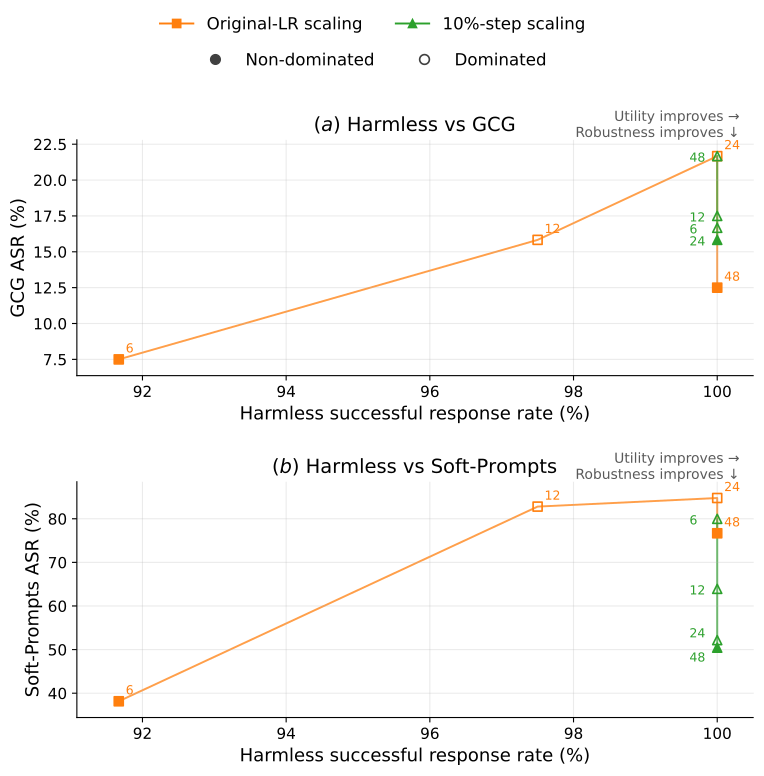

Recreate this plot in Python.
import matplotlib.pyplot as plt

from pathlib import Path
from matplotlib.backends.backend_pdf import PdfPages
from matplotlib.lines import Line2D

from lat_data import (
    COLORS,
    MARKERS,
    SERIES_LABELS,
    models,
    style_axis,
)


# ============================================================
# Typography
# ============================================================

plt.rcParams.update({
    "font.size": 13,          # default text
    "axes.titlesize": 14,     # panel titles
    "axes.labelsize": 13,     # x/y labels
    "xtick.labelsize": 11,    # x tick labels
    "ytick.labelsize": 11,    # y tick labels
    "legend.fontsize": 12,    # legend
})


# ============================================================
# Annotation offsets
#
# Used only to prevent overlapping epsilon labels.
# Values are offsets in display points: (dx, dy).
# Key: (utility_metric, robustness_metric, series, eps)
# ============================================================

ANNOTATION_OFFSETS = {
    # Harmless: the whole "10pct" sweep sits at 100%, so label
    # it on the left to keep it clear of the "base" labels.
    **{
        ("Harmless", robustness, "10pct", eps): (-20, -4)
        for robustness in ("GCG", "Soft-Prompts")
        for eps in (6.0, 12.0, 24.0, 48.0)
    },
    ("Harmless", "Soft-Prompts", "10pct", 24.0): (-20, 2),
    ("Harmless", "Soft-Prompts", "10pct", 48.0): (-20, -10),

    ("MMLU", "GCG", "10pct", 24.0): (-8, -16),
    ("MMLU", "Soft-Prompts", "base", 48.0): (5, -14),
}


# ============================================================
# Pareto dominance WITHIN one sweep.
#
# Higher x (utility) = better, lower y (ASR) = better.
# ============================================================

def is_non_dominated(x_i, y_i, x, y):

    for x_j, y_j in zip(x, y):

        if (
            x_j >= x_i
            and y_j <= y_i
            and (x_j > x_i or y_j < y_i)
        ):
            return False

    return True


def add_direction_annotation(ax):

    ax.text(
        0.98,
        1.0,
        "Utility improves →\nRobustness improves ↓",
        transform=ax.transAxes,
        ha="right",
        va="bottom",
        fontsize=10,
        color="0.35",
        linespacing=1.25,
        zorder=5,
    )


# ============================================================
# One trade-off panel
#
# Only positive-radius checkpoints are used, as in the paper.
# ============================================================

def plot_tradeoff_panel(
    ax,
    utility_metric,
    robustness_metric,
    panel_label,
    panel_title,
):

    all_x = []
    all_y = []

    for name, model_data in models.items():

        positive = model_data["eps"] > 0

        eps = model_data["eps"][positive]
        x = model_data[utility_metric]["y"][positive]
        y = model_data[robustness_metric]["y"][positive]

        color = COLORS[name]
        marker = MARKERS[name]

        # Connect successive sweep settings
        ax.plot(
            x,
            y,
            linestyle="-",
            linewidth=1.4,
            color=color,
            alpha=0.75,
            zorder=1,
        )

        # Filled = non-dominated, hollow = dominated
        for x_i, y_i in zip(x, y):

            filled = is_non_dominated(x_i, y_i, x, y)

            ax.scatter(
                x_i,
                y_i,
                marker=marker,
                s=42,
                facecolor=color if filled else "none",
                edgecolor=color,
                linewidth=1.2,
                zorder=3,
            )

        # Label each point by configured radius
        for x_i, y_i, eps_i in zip(x, y, eps):

            offset = ANNOTATION_OFFSETS.get(
                (utility_metric, robustness_metric, name, float(eps_i)),
                (5, 5),
            )

            ax.annotate(
                f"{eps_i:g}",
                xy=(x_i, y_i),
                xytext=offset,
                textcoords="offset points",
                fontsize=9,
                color=color,
                zorder=4,
            )

        all_x.extend(x)
        all_y.extend(y)

    # --------------------------------------------------------
    # Axis limits
    # --------------------------------------------------------

    xmin, xmax = min(all_x), max(all_x)
    ymin, ymax = min(all_y), max(all_y)

    xpadding = max((xmax - xmin) * 0.07, 0.5)
    ypadding = max((ymax - ymin) * 0.08, 1.0)

    ax.set_xlim(
        max(0, xmin - xpadding),
        min(100.5, xmax + xpadding),
    )

    ax.set_ylim(
        max(0, ymin - ypadding),
        min(100, ymax + ypadding),
    )

    # --------------------------------------------------------
    # Labels and styling
    # --------------------------------------------------------

    if utility_metric == "Harmless":
        ax.set_xlabel("Harmless successful response rate (%)")
    elif utility_metric == "MMLU":
        ax.set_xlabel("MMLU accuracy (%)")

    ax.set_ylabel(f"{robustness_metric} ASR (%)")

    ax.set_title(rf"(${panel_label}$) {panel_title}")

    style_axis(ax, grid_axis="both")

    add_direction_annotation(ax)


# ============================================================
# Legends
# ============================================================

def add_legends(fig):

    series_handles = [
        Line2D(
            [0],
            [0],
            color=COLORS[name],
            marker=MARKERS[name],
            linestyle="-",
            linewidth=1.4,
            markersize=6,
            label=SERIES_LABELS[name],
        )
        for name in models.keys()
    ]

    pareto_handles = [
        Line2D(
            [0],
            [0],
            marker="o",
            linestyle="none",
            markerfacecolor="0.25",
            markeredgecolor="0.25",
            markersize=7,
            label="Non-dominated",
        ),
        Line2D(
            [0],
            [0],
            marker="o",
            linestyle="none",
            markerfacecolor="none",
            markeredgecolor="0.25",
            markeredgewidth=1.2,
            markersize=7,
            label="Dominated",
        ),
    ]

    fig.legend(
        handles=series_handles,
        frameon=False,
        loc="upper center",
        bbox_to_anchor=(0.5, 1.00),
        ncol=2,
    )

    fig.legend(
        handles=pareto_handles,
        frameon=False,
        loc="upper center",
        bbox_to_anchor=(0.5, 0.955),
        ncol=2,
    )


def plot_tradeoff_page(utility_metric, labels):

    fig, axes = plt.subplots(
        2,
        1,
        figsize=(8, 8),
    )

    for ax, robustness_metric, panel_label in zip(
        axes,
        ["GCG", "Soft-Prompts"],
        labels,
    ):
        plot_tradeoff_panel(
            ax,
            utility_metric=utility_metric,
            robustness_metric=robustness_metric,
            panel_label=panel_label,
            panel_title=f"{utility_metric} vs {robustness_metric}",
        )

    add_legends(fig)

    fig.tight_layout(
        rect=[0.04, 0.02, 1.0, 0.89]
    )

    fig.subplots_adjust(
        hspace=0.45
    )

    return fig


# ============================================================
# Page 1: Harmless x {GCG, Soft-Prompts}
# Page 2: MMLU x {GCG, Soft-Prompts}
# ============================================================

page_1 = plot_tradeoff_page("Harmless", ["a", "b"])
page_2 = plot_tradeoff_page("MMLU", ["c", "d"])


# ============================================================
# Save
# ============================================================

output_dir = Path(__file__).resolve().parent

pdf_path = output_dir / "tradeoff_analysis.pdf"

with PdfPages(pdf_path) as pdf:
    pdf.savefig(page_1, bbox_inches="tight")
    pdf.savefig(page_2, bbox_inches="tight")

page_1.savefig(output_dir / "tradeoff_harmless.png", dpi=300, bbox_inches="tight")
page_2.savefig(output_dir / "tradeoff_mmlu.png", dpi=300, bbox_inches="tight")

print(
    "Saved trade-off analysis to:\n"
    f"  {pdf_path}"
)

plt.show()
